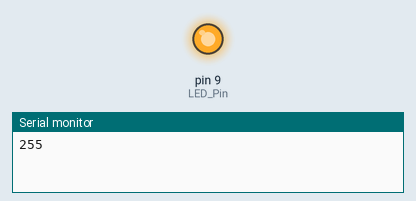
Bench run of a sketch on a simulated Arduino Uno, built with avr-gcc and run on an emulated ATmega328P. On the bench: output pins drawn as LEDs (lit = HIGH), the last lines printed to the serial monitor.

Above: at 0.1 s.
At 0.7 s:
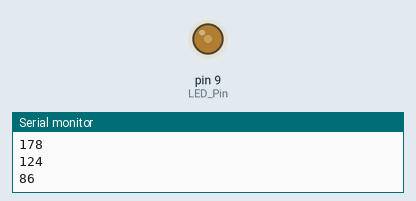
At 2.9 s:
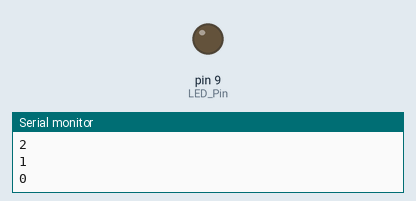
Timing chart, 0 to 4.4 s (numbered marks = the images above):
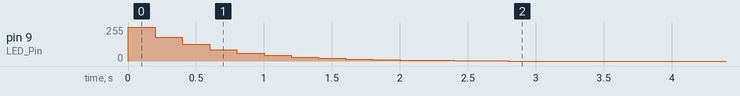

The sketch:

uebung_3_dimmende_lampe.ino
```cpp
int LED_Pin = 9;

void setup() {
  // put your setup code here, to run once:
  pinMode(LED_Pin,OUTPUT);
  Serial.begin(9600);
}

void loop() {
  // put your main code here, to run repeatedly:
  for (int i = 255; i >= 0; i *= 0.7) {
    Serial.println(i);
    analogWrite(LED_Pin, i);
    delay(200);
  }
}
```

Measured:
- by itself, pin 9 (LED_Pin): 0/255 → 255/255 at 0.00 s, → 178/255 0.20 s later, → 124/255 0.20 s later, → 86/255 0.20 s later, … (15 changes in this stretch)
